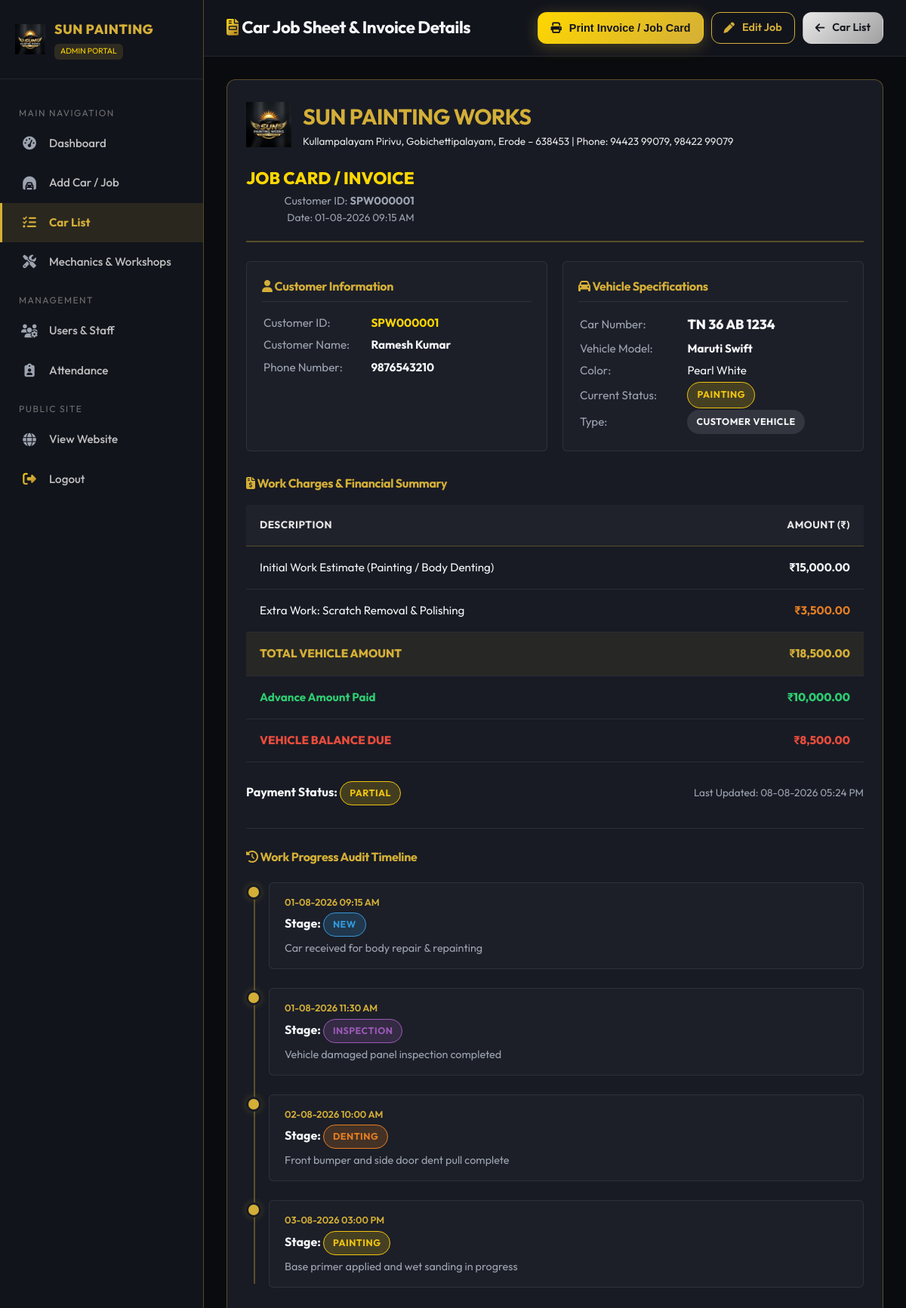
The app's page /admin/car_details.php?id=1 (signed in) with its own data.
### tables this page shows
CREATE TABLE IF NOT EXISTS `cars` (
  `id` INT AUTO_INCREMENT PRIMARY KEY,
  `customer_id` VARCHAR(50) NOT NULL,
  `car_number` VARCHAR(50) NOT NULL,
  `car_name` VARCHAR(100) NOT NULL,
  `car_color` VARCHAR(50) NOT NULL,
  `is_mechanic_vehicle` ENUM('No', 'Yes') NOT NULL DEFAULT 'No',
  `mechanic_name` VARCHAR(100) NULL,
  `workshop_name` VARCHAR(100) NULL,
  `mechanic_contact` VARCHAR(20) NULL,
  `mechanic_location` VARCHAR(150) NULL,
  `customer_contact` VARCHAR(20) NULL,
  `estimate_amount` DECIMAL(10,2) NOT NULL DEFAULT 0.00,
  `total_amount` DECIMAL(10,2) NOT NULL DEFAULT 0.00,
  `final_amount` DECIMAL(10,2) NOT NULL DEFAULT 0.00,
  `advance_amount` DECIMAL(10,2) NOT NULL DEFAULT 0.00,
  `mechanic_total_amount` DECIMAL(10,2) NOT NULL DEFAULT 0.00,
  `mechanic_given_amount` DECIMAL(10,2) NOT NULL DEFAULT 0.00,
  `mechanic_balance_amount` DECIMAL(10,2) NOT NULL DEFAULT 0.00,
  `balance_amount` DECIMAL(10,2) NOT NULL DEFAULT 0.00,
  `payment_status` ENUM('Pending', 'Partial', 'Paid') NOT NULL DEFAULT 'Pending',
  `status` ENUM('New', 'Inspection', 'Denting', 'Painting', 'Polishing', 'Extra Work', 'Completed', 'Delivered') NOT NULL DEFAULT 'New',
  `created_by` INT NULL,
  `created_at` TIMESTAMP DEFAULT CURRENT_TIMESTAMP,
  `updated_at` TIMESTAMP DEFAULT CURRENT_TIMESTAMP ON UPDATE CURRENT_TIMESTAMP,
  INDEX `idx_car_customer_id` (`customer_id`),
  INDEX `idx_car_number` (`car_number`),
  INDEX `idx_car_status` (`status`),
  INDEX `idx_payment_status` (`payment_status`),
  CONSTRAINT `fk_cars_customer` FOREIGN KEY (`customer_id`) REFERENCES `customers` (`customer_id`) ON DELETE CASCADE ON UPDATE CASCADE
);

CREATE TABLE IF NOT EXISTS `customers` (
  `id` INT AUTO_INCREMENT PRIMARY KEY,
  `customer_id` VARCHAR(50) NOT NULL UNIQUE,
  `customer_no` VARCHAR(20) NOT NULL,
  `alternate_phone` VARCHAR(20) NULL,
  `customer_name` VARCHAR(100) NOT NULL,
  `city` VARCHAR(100) NULL,
  `created_at` TIMESTAMP DEFAULT CURRENT_TIMESTAMP,
  `updated_at` TIMESTAMP DEFAULT CURRENT_TIMESTAMP ON UPDATE CURRENT_TIMESTAMP,
  INDEX `idx_customer_id` (`customer_id`),
  INDEX `idx_customer_no` (`customer_no`)
);

CREATE TABLE IF NOT EXISTS `extra_work` (
  `id` INT AUTO_INCREMENT PRIMARY KEY,
  `car_id` INT NOT NULL,
  `description` VARCHAR(255) NOT NULL,
  `amount` DECIMAL(10,2) NOT NULL DEFAULT 0.00,
  `added_by` INT NULL,
  `created_at` TIMESTAMP DEFAULT CURRENT_TIMESTAMP,
  INDEX `idx_extra_work_car_id` (`car_id`),
  CONSTRAINT `fk_extra_work_car` FOREIGN KEY (`car_id`) REFERENCES `cars` (`id`) ON DELETE CASCADE
);

CREATE TABLE IF NOT EXISTS `work_history` (
  `id` INT AUTO_INCREMENT PRIMARY KEY,
  `car_id` INT NOT NULL,
  `status` VARCHAR(50) NOT NULL,
  `description` TEXT NULL,
  `updated_by` INT NULL,
  `created_at` TIMESTAMP DEFAULT CURRENT_TIMESTAMP,
  INDEX `idx_work_history_car_id` (`car_id`),
  CONSTRAINT `fk_work_history_car` FOREIGN KEY (`car_id`) REFERENCES `cars` (`id`) ON DELETE CASCADE
);

### includes/auth.php (called while the page is built, shortened)
<?php
function e($string) {
    return htmlspecialchars($string ?? '', ENT_QUOTES, 'UTF-8');
}
function formatRupee($amount) {
    return '₹' . number_format((float)$amount, 2);
}

### admin/car_details.php (the view, shortened to what this page needs)
<?php
require_once __DIR__ . '/../includes/admin_auth.php';
$car_id = (int)($_GET['id'] ?? 0);
$stmt = $pdo->prepare("SELECT c.*, cust.customer_name, cust.customer_no FROM cars c JOIN customers cust ON c.customer_id = cust.customer_id WHERE c.id = ?");
$stmt->execute([$car_id]);
$car = $stmt->fetch();
$stmtExtra = $pdo->prepare("SELECT * FROM extra_work WHERE car_id = ? ORDER BY id ASC");
$stmtExtra->execute([$car_id]);
$extraWorks = $stmtExtra->fetchAll();
$stmtHistory = $pdo->prepare("SELECT wh.*, u.name AS updater_name FROM work_history wh LEFT JOIN users u ON wh.updated_by = u.id WHERE wh.car_id = ? ORDER BY wh.id ASC");
$stmtHistory->execute([$car_id]);
$workHistory = $stmtHistory->fetchAll();
?>
<!DOCTYPE html>
<html lang="en">
<head>
  <link rel="stylesheet" href="https://cdnjs.cloudflare.com/ajax/libs/font-awesome/6.4.0/css/all.min.css">
  <link rel="stylesheet" href="../assets/css/style.css">
  <link rel="stylesheet" href="../assets/css/dashboard.css">
</head>
<body>
<div class="app-wrapper">
  <aside class="sidebar no-print">
    <div class="sidebar-header">
      <img src="../assets/images/logo.png" alt="Logo" class="sidebar-logo">
      <div>
        <div class="sidebar-brand-name">SUN PAINTING</div>
        <span class="sidebar-role-badge">ADMIN PORTAL</span>
      </div>
    </div>
    <ul class="sidebar-menu">
      <li class="sidebar-menu-category">Main Navigation</li>
      <li class="sidebar-item">
        <a href="dashboard.php"><i class="fa-solid fa-gauge-high"></i> Dashboard</a>
      </li>
      <li class="sidebar-item">
        <a href="add_car.php"><i class="fa-solid fa-car-tunnel"></i> Add Car / Job</a>
      </li>
      <li class="sidebar-item active">
        <a href="car_list.php"><i class="fa-solid fa-list-check"></i> Car List</a>
      </li>
      <li class="sidebar-item">
        <a href="mechanics.php"><i class="fa-solid fa-screwdriver-wrench"></i> Mechanics & Workshops</a>
      </li>
      <li class="sidebar-menu-category">Management</li>
      <li class="sidebar-item">
        <a href="users.php"><i class="fa-solid fa-users-gear"></i> Users & Staff</a>
      </li>
      <li class="sidebar-item">
        <a href="attendance.php"><i class="fa-solid fa-clipboard-user"></i> Attendance</a>
      </li>
      <li class="sidebar-menu-category">Public Site</li>
      <li class="sidebar-item">
        <a href="../index.php" target="_blank"><i class="fa-solid fa-globe"></i> View Website</a>
      </li>
      <li class="sidebar-item">
        <a href="../logout.php"><i class="fa-solid fa-right-from-bracket text-gold"></i> Logout</a>
      </li>
    </ul>
  </aside>
  <main class="main-content">
    <header class="top-bar no-print">
      <h1 class="top-bar-title"><i class="fa-solid fa-file-invoice text-gold"></i> Car Job Sheet & Invoice Details</h1>
      <div style="display: flex; gap: 10px;">
        <button onclick="window.print();" class="btn btn-gold" style="padding: 8px 16px; font-size: 0.9rem;"><i class="fa-solid fa-print"></i> Print Invoice / Job Card</button>
        <a href="update_car.php?id=<?php echo $car_id; ?>" class="btn btn-outline-gold" style="padding: 8px 16px; font-size: 0.9rem;"><i class="fa-solid fa-pen"></i> Edit Job</a>
        <a href="car_list.php" class="btn btn-silver" style="padding: 8px 16px; font-size: 0.9rem;"><i class="fa-solid fa-arrow-left"></i> Car List</a>
      </div>
    </header>
    <div class="content-body">
      <div class="card-box" style="border-color: var(--border-gold);">
        <div style="display: flex; justify-content: space-between; align-items: center; border-bottom: 2px solid var(--border-gold); padding-bottom: 20px; margin-bottom: 25px; flex-wrap: wrap; gap: 20px;">
          <div style="display: flex; align-items: center; gap: 15px;">
            <img src="../assets/images/logo.png" alt="Logo" style="height: 60px;">
            <div>
              <h2 style="color: var(--gold-primary); font-size: 1.8rem; margin: 0;">SUN PAINTING WORKS</h2>
              <p style="color: var(--silver-light); font-size: 0.85rem; margin: 0;">Kullampalayam Pirivu, Gobichettipalayam, Erode – 638453 | Phone: 94423 99079, 98422 99079</p>
            </div>
          </div>
          <div style="text-align: right;">
            <div style="font-size: 1.4rem; font-weight: 800; color: var(--gold-light);">JOB CARD / INVOICE</div>
            <div style="font-size: 0.9rem; color: var(--text-muted);">Customer ID: <strong><?php echo e($car['customer_id']); ?></strong></div>
            <div style="font-size: 0.85rem; color: var(--text-muted);">Date: <?php echo date('d-m-Y h:i A', strtotime($car['created_at'])); ?></div>
          </div>
        </div>
        <div style="display: grid; grid-template-columns: repeat(auto-fit, minmax(280px, 1fr)); gap: 20px; margin-bottom: 30px;">
          <div style="background: rgba(255,255,255,0.02); padding: 20px; border-radius: var(--radius-sm); border: 1px solid var(--border-light);">
            <h4 style="color: var(--gold-primary); margin-bottom: 12px; border-bottom: 1px solid var(--border-light); padding-bottom: 6px;"><i class="fa-solid fa-user"></i> Customer Information</h4>
            <table style="width: 100%; font-size: 0.95rem; line-height: 1.8;">
              <tr><td style="color: var(--text-muted); width: 40%;">Customer ID:</td><td style="font-weight: 700; color: var(--gold-light);"><?php echo e($car['customer_id']); ?></td></tr>
              <tr><td style="color: var(--text-muted);">Customer Name:</td><td style="font-weight: 700;"><?php echo e($car['customer_name']); ?></td></tr>
              <tr><td style="color: var(--text-muted);">Phone Number:</td><td style="font-weight: 700;"><?php echo e($car['customer_no']); ?></td></tr>
            </table>
          </div>
          <div style="background: rgba(255,255,255,0.02); padding: 20px; border-radius: var(--radius-sm); border: 1px solid var(--border-light);">
            <h4 style="color: var(--gold-primary); margin-bottom: 12px; border-bottom: 1px solid var(--border-light); padding-bottom: 6px;"><i class="fa-solid fa-car"></i> Vehicle Specifications</h4>
            <table style="width: 100%; font-size: 0.95rem; line-height: 1.8;">
              <tr><td style="color: var(--text-muted); width: 40%;">Car Number:</td><td style="font-weight: 800; font-size: 1.1rem;"><?php echo e($car['car_number']); ?></td></tr>
              <tr><td style="color: var(--text-muted);">Vehicle Model:</td><td style="font-weight: 700;"><?php echo e($car['car_name']); ?></td></tr>
              <tr><td style="color: var(--text-muted);">Color:</td><td><?php echo e($car['car_color']); ?></td></tr>
              <tr><td style="color: var(--text-muted);">Current Status:</td><td><span class="badge badge-status-<?php echo e($car['status']); ?>"><?php echo e($car['status']); ?></span></td></tr>
              <tr><td style="color: var(--text-muted);">Type:</td><td>
                <?php if (($car['is_mechanic_vehicle'] ?? 'No') === 'Yes'): ?>
                  <span class="badge" style="background: rgba(212,175,55,0.2); border: 1px solid var(--gold-primary); color: var(--gold-primary); font-weight: 700;">MECHANIC VEHICLE</span>
                <?php else: ?>
                  <span class="badge" style="background: rgba(255,255,255,0.1); color: var(--text-main);">CUSTOMER VEHICLE</span>
                <?php endif; ?>
              </td></tr>
            </table>
          </div>
        </div>
        <h4 style="color: var(--gold-primary); margin-bottom: 15px;"><i class="fa-solid fa-file-invoice-dollar"></i> Work Charges & Financial Summary</h4>
        <div class="table-responsive" style="margin-bottom: 25px;">
          <table class="custom-table">
            <thead>
              <tr>
                <th>Description</th>
                <th style="text-align: right;">Amount (₹)</th>
              </tr>
            </thead>
            <tbody>
              <tr>
                <td>Initial Work Estimate (Painting / Body Denting)</td>
                <td style="text-align: right; font-weight: 700;"><?php echo formatRupee($car['estimate_amount']); ?></td>
              </tr>
              <?php foreach ($extraWorks as $ew): ?>
                <tr>
                  <td>Extra Work: <?php echo e($ew['description']); ?></td>
                  <td style="text-align: right; font-weight: 700; color: #E67E22;"><?php echo formatRupee($ew['amount']); ?></td>
                </tr>
              <?php endforeach; ?>
              <tr style="background: rgba(212, 175, 55, 0.08); font-size: 1.1rem;">
                <td style="font-weight: 800; color: var(--gold-primary);">TOTAL VEHICLE AMOUNT</td>
                <td style="text-align: right; font-weight: 800; color: var(--gold-primary);"><?php echo formatRupee($car['total_amount']); ?></td>
              </tr>
              <tr>
                <td style="font-weight: 700; color: #2ECC71;">Advance Amount Paid</td>
                <td style="text-align: right; font-weight: 800; color: #2ECC71;"><?php echo formatRupee($car['advance_amount'] > 0 ? $car['advance_amount'] : $car['final_amount']); ?></td>
              </tr>
              <tr style="font-size: 1.1rem;">
                <td style="font-weight: 800; color: #E74C3C;">VEHICLE BALANCE DUE</td>
                <td style="text-align: right; font-weight: 800; color: #E74C3C;"><?php echo formatRupee($car['balance_amount']); ?></td>
              </tr>
            </tbody>
          </table>
        </div>
        <div style="display: flex; justify-content: space-between; align-items: center; margin-bottom: 30px;">
          <div>
            <strong>Payment Status:</strong>
            <span class="badge badge-pay-<?php echo e($car['payment_status']); ?>"><?php echo e($car['payment_status']); ?></span>
          </div>
          <div style="font-size: 0.85rem; color: var(--text-muted);">
            Last Updated: <?php echo date('d-m-Y h:i A', strtotime($car['updated_at'])); ?>
          </div>
        </div>
        <div style="border-top: 1px solid var(--border-light); padding-top: 25px; margin-top: 25px;">
          <h4 style="color: var(--gold-primary); margin-bottom: 15px;"><i class="fa-solid fa-clock-rotate-left"></i> Work Progress Audit Timeline</h4>
          <div class="timeline">
            <?php foreach ($workHistory as $wh): ?>
              <div class="timeline-item">
                <div class="timeline-marker"></div>
                <div class="timeline-content">
                  <div class="timeline-date"><?php echo date('d-m-Y h:i A', strtotime($wh['created_at'])); ?></div>
                  <div class="timeline-title">Stage: <span class="badge badge-status-<?php echo e($wh['status']); ?>"><?php echo e($wh['status']); ?></span></div>
                  <div style="color: var(--text-muted); font-size: 0.9rem; margin-top: 2px;"><?php echo e($wh['description']); ?></div>
                </div>
              </div>
            <?php endforeach; ?>
          </div>
        </div>
      </div>
    </div>
  </main>
</div>
</body>
</html>

### assets/css/style.css (style rules this page uses)
:root { --bg-primary: #0A0B0E; --bg-secondary: #12141C; --bg-card: #181B24; --bg-card-hover: #202430; --gold-primary: #D4AF37; --gold-light: #FFD700; --gold-dark: #9A7B1C; --gold-glow: rgba(212, 175, 55, 0.25); --silver-primary: #C0C0C0; --silver-light: #E8E8E8; --silver-dark: #707070; --text-main: #F5F6F8; --text-muted: #9DA4B0; --text-dark: #12141C; --border-gold: rgba(212, 175, 55, 0.35); --border-light: rgba(255, 255, 255, 0.08); --shadow-gold: 0 10px 30px rgba(212, 175, 55, 0.15); --shadow-card: 0 12px 32px rgba(0, 0, 0, 0.4); --radius-sm: 6px; --radius-md: 12px; --radius-lg: 20px; --radius-full: 9999px; --transition: all 0.3s cubic-bezier(0.16, 1, 0.3, 1); }
* { margin: 0; padding: 0; box-sizing: border-box; }
html { scroll-behavior: smooth; font-family: 'Outfit', 'Plus Jakarta Sans', sans-serif; background-color: var(--bg-primary); color: var(--text-main); }
body { overflow-x: hidden; line-height: 1.6; }
h1, h2, h3, h4, h5, h6 { font-weight: 700; letter-spacing: -0.02em; color: var(--text-main); }
.text-gold { color: var(--gold-primary); background: linear-gradient(135deg, #FFD700 0%, #D4AF37 50%, #AA7C11 100%); -webkit-background-clip: text; -webkit-text-fill-color: transparent; }
.btn { display: inline-flex; align-items: center; justify-content: center; gap: 10px; padding: 12px 28px; font-size: 0.95rem; font-weight: 600; border-radius: var(--radius-md); text-decoration: none; cursor: pointer; transition: var(--transition); border: 1px solid transparent; }
.btn-gold { background: linear-gradient(135deg, #FFD700 0%, #D4AF37 100%); color: var(--text-dark); box-shadow: 0 4px 20px rgba(212, 175, 55, 0.3); }
.btn-outline-gold { background: transparent; color: var(--gold-primary); border-color: var(--gold-primary); }
.btn-silver { background: linear-gradient(135deg, #E8E8E8 0%, #A0A0A0 100%); color: var(--text-dark); }

### records on screen
cars: customer "SPW000001", created_at "01-08-2026 09:15 AM", customers.customer_name "Ramesh Kumar", customers.customer_no "9876543210", car_number "TN 36 AB 1234", car_name "Maruti Swift", car_color "Pearl White", status "PAINTING", estimate_amount "₹15,000.00", total_amount "₹18,500.00", advance_amount+final_amount "₹10,000.00", balance_amount "₹8,500.00", payment_status "PARTIAL", updated_at "08-08-2026 05:24 PM"
extra_work: description "Scratch Removal & Polishing", amount "₹3,500.00"
work_history: created_at "01-08-2026 09:15 AM", status "NEW", description "Car received for body repair & repainting"
work_history: created_at "01-08-2026 11:30 AM", status "INSPECTION", description "Vehicle damaged panel inspection completed"
work_history: created_at "02-08-2026 10:00 AM", status "DENTING", description "Front bumper and side door dent pull complete"
work_history: created_at "03-08-2026 03:00 PM", status "PAINTING", description "Base primer applied and wet sanding in progress"
